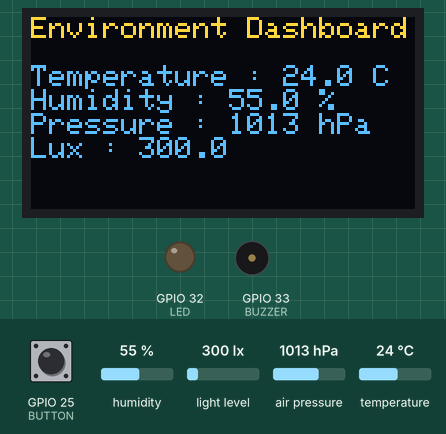
A program run on a simulated ESP32. Parts: 128×64 one-colour display, output pins drawn as LEDs (lit = HIGH), buzzer (waves = sounding, pin HIGH). Inputs (shaded band) come from the test bench; at power-on: humidity 55 %, GPIO 25 (BUTTON) HIGH, light level 300 lx, air pressure 1013 hPa, temperature 24 °C. The OLED is the two-colour kind (top 16 rows yellow); what the program prints to the serial monitor is not drawn.

Above: at 2.8 s.
2.9 s: humidity set to 22 %
At 4.5 s:
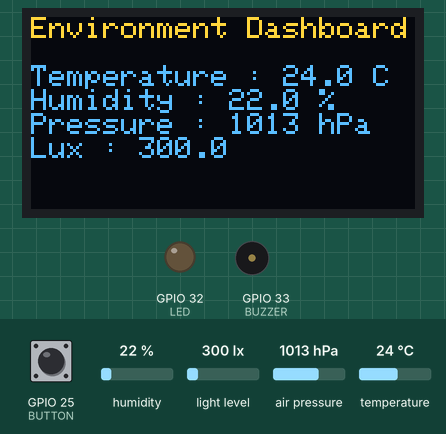
5.6 s: GPIO 25 (BUTTON) pulled LOW for 2.35 s
At 6.4 s:
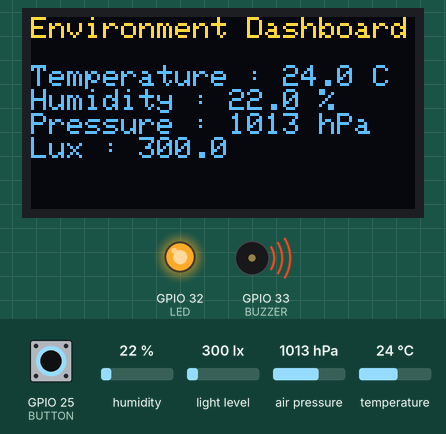
9.4 s: light level set to 40 lx
At 10.8 s:
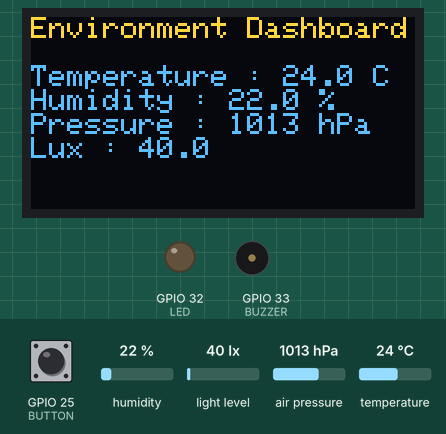
12.1 s: air pressure set to 952 hPa
At 15.2 s:
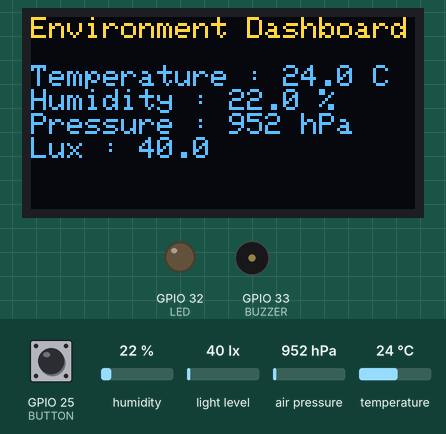
15.5 s: temperature set to 12 °C
At 17.1 s:
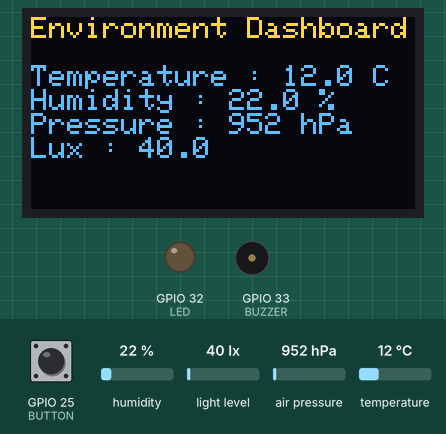
18.2 s: humidity set to 40 %
At 20.4 s:
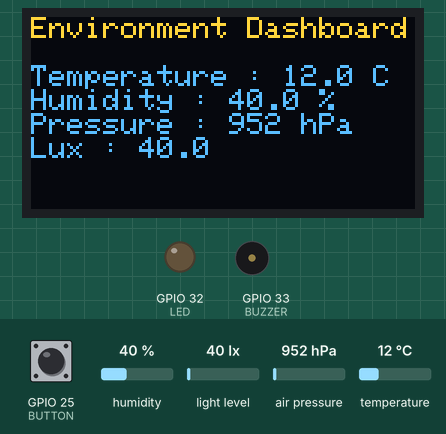
Timing chart, 0 to 21.9 s (numbered marks = the images above; inputs shaded):
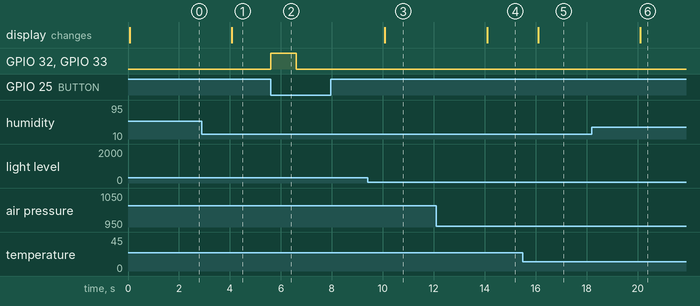

Measured:
- after the input at 2.9 s, the display: changes after 1.2 s (image 1)
- after the input at 5.6 s, GPIO 32 (LED), GPIO 33 (BUZZER): LOW → HIGH at once, → LOW 1.0 s later
- after the input at 9.4 s, the display: changes after 0.68 s (image 3)
- after the input at 12.1 s, the display: changes after 2.0 s (image 4)
- after the input at 15.5 s, the display: changes after 0.60 s (image 5)
- after the input at 18.2 s, the display: changes after 1.9 s (image 6)

The program:

main.cpp
```cpp
#include <Arduino.h>
#include <Wire.h>
#include <Adafruit_SSD1306.h>
#include <Adafruit_GFX.h>
#include <Adafruit_BME280.h>
#include <BH1750.h>

typedef struct
{
    float temperature;
    float humidity;
    float pressure;
    float lux;
} SensorData;

#define SCREEN_WIDTH 128
#define SCREEN_HEIGHT 64
#define BUTTON 25
#define LED 32
#define BUZZER 33

Adafruit_SSD1306 display(SCREEN_WIDTH, SCREEN_HEIGHT, &Wire, -1);
Adafruit_BME280 bme;
BH1750 lightmeter;

void TaskDisplay(void *pvParameters);
void TaskEnvironment(void *pvParameters);
void TaskAlarm(void *pvParameters);

QueueHandle_t sensorQueue;
SemaphoreHandle_t i2cMutex, button_semaphore;

void IRAM_ATTR button_isr()
{
    BaseType_t xHigherPriorityTaskWoken = pdFALSE;              // Special Variable to let RTOS know if waking up task require context switch
    xSemaphoreGiveFromISR(button_semaphore, &xHigherPriorityTaskWoken);   // if Task waken higher priority than previous running task pdTRUE

    if(xHigherPriorityTaskWoken == pdTRUE)
    {
        portYIELD_FROM_ISR();                                   // After isr finish execute, instead of continue previous running task the RTOS will immediately switch to higher priority task(no unnecessary delay)
    }
}

void setup()
{
    Serial.begin(115200);
    Wire.begin();
    pinMode(BUTTON, INPUT_PULLUP);
    pinMode(LED, OUTPUT);
    pinMode(BUZZER, OUTPUT);

    if(!display.begin(SSD1306_SWITCHCAPVCC, 0x3C))
    {
        Serial.println("Fail to initiliaze Oled Display!!!");
        while(true);
    }

    if(!lightmeter.begin(BH1750::CONTINUOUS_HIGH_RES_MODE, 0x23, &Wire))
    {
        Serial.println("Failed to Initialize BH1750!!!");
        while(true);
    }

    if(!bme.begin(0x76, &Wire))
    {
        Serial.println("Fail to initialize BME280!!!");
        while(true);
    }

    display.clearDisplay();
    display.setTextColor(SSD1306_WHITE);
    display.setTextSize(1);

    Serial.println("Finish Initialization");

    sensorQueue = xQueueCreate(5, sizeof(SensorData));

    i2cMutex = xSemaphoreCreateMutex();
    button_semaphore = xSemaphoreCreateBinary();

    xTaskCreate(TaskEnvironment, "Environment", 2048, NULL, 1, NULL);
    xTaskCreate(TaskDisplay, "Display", 2048, NULL, 1, NULL);
    xTaskCreate(TaskAlarm, "Interrupt", 1024, NULL, 2, NULL);

    attachInterrupt(BUTTON, button_isr, FALLING);
}

void loop()
{

}

void TaskEnvironment(void *pvParameneters)
{
    SensorData currentData;

    while(1)
    {
        if (xSemaphoreTake(i2cMutex, portMAX_DELAY) == pdTRUE)
        {
            currentData.temperature = bme.readTemperature();
            currentData.humidity = bme.readHumidity();
            currentData.pressure = bme.readPressure() / 100.0F; // hPa
            currentData.lux = lightmeter.readLightLevel();

            xSemaphoreGive(i2cMutex);
        }

        if(isnan(currentData.temperature) || isnan(currentData.humidity) || isnan(currentData.pressure))
        {
            Serial.println("Failed to read from BME280");
        }
        else if(isnan(currentData.lux))
        {
            Serial.println("Failed to read from BH1750");
        }
        else
        {
            Serial.print("Temperature : ");
            Serial.print(currentData.temperature, 1);
            Serial.println("C");

            Serial.print("Humidity : ");
            Serial.print(currentData.humidity, 1);
            Serial.println("%");

            Serial.print("Pressure : ");
            Serial.print(currentData.pressure, 0);
            Serial.println("hPa");

            Serial.print("Lux : ");
            Serial.println(currentData.lux, 1);
        }

        xQueueSend(sensorQueue, &currentData, portMAX_DELAY);   // Send package to Display Task

        vTaskDelay(2000 / portTICK_PERIOD_MS);
    }
}

void TaskDisplay(void *pvParameters)
{
    SensorData receivedData;

    while(1)
    {
        if(xQueueReceive(sensorQueue, &receivedData, portMAX_DELAY) == pdTRUE)  // sleep until a package arrives
        {
            if (xSemaphoreTake(i2cMutex, portMAX_DELAY) == pdTRUE)
            {
                display.clearDisplay();
                display.setCursor(0, 0);
                display.println("Environment Dashboard\n");

                display.print("Temperature : ");
                display.print(receivedData.temperature, 1);
                display.println(" C");

                display.print("Humidity : ");
                display.print(receivedData.humidity, 1);
                display.println(" %");

                display.print("Pressure : ");
                display.print(receivedData.pressure, 0);
                display.println(" hPa");

                display.print("Lux : ");
                display.println(receivedData.lux, 1);
                display.display();

                xSemaphoreGive(i2cMutex);
            }
        }
    }
}

void TaskAlarm(void *pvParameters)
{
    while(1)
    {
        if(xSemaphoreTake(button_semaphore, portMAX_DELAY) == pdTRUE) // portMAX_DELAY means "sleep forever and use 0% CPU until semaphore given"
        {
            digitalWrite(LED, HIGH);
            digitalWrite(BUZZER, HIGH);
            vTaskDelay(1000 / portTICK_PERIOD_MS);
            digitalWrite(LED, LOW);
            digitalWrite(BUZZER, LOW);
        }
    }
}
```
